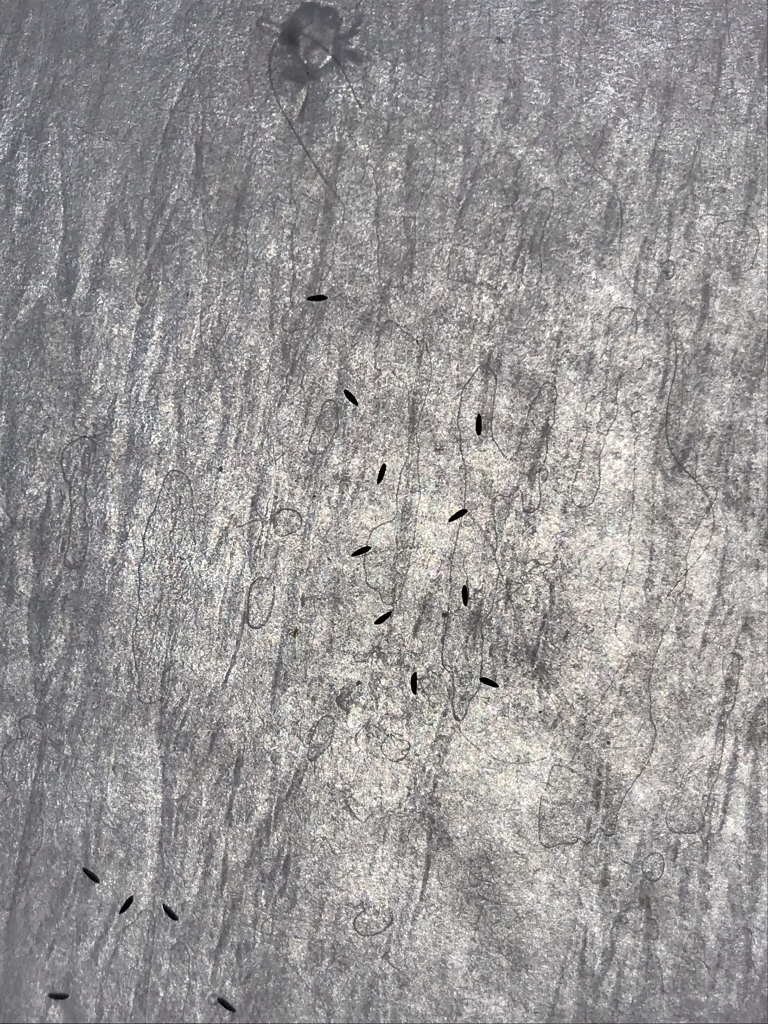
#> input picture Sample Images/SampleImage (1).JPEG, 1536 x 2048 px (shown at 1/2 size)
$ python EggDetection.py
#> lines starting #> are read from the running program, lines starting #| are printed output that depends on the picture; after the words box and inside, x2 and y2 are one past the last pixel; in counts of white or black regions, pixels touching at a corner belong together
### ImgProcessing.py
import cv2
import numpy as np
from pyefd import elliptic_fourier_descriptors

class ImgProcessing:
    def __init__(self):
        self.min_H, self.max_H = 0, 179
        self.min_S, self.max_S = 0, 255
        self.min_V, self.max_V = 0, 50
        self.kernel = np.ones((3,3), np.uint8)

    def scale_img(self, img, scale):
        scale_percent = scale # percent of original size
        width = int(img.shape[1] * scale_percent / 100)
        height = int(img.shape[0] * scale_percent / 100)
        dim = (width, height)
        resized = cv2.resize(img, dim, interpolation=cv2.INTER_CUBIC)
        return resized

    def preprocess_img(self, img):
        scaled = self.scale_img(img, 500)
        hsv_img = cv2.cvtColor(scaled, cv2.COLOR_BGR2HSV)
        mask = cv2.inRange(hsv_img, (self.min_H, self.min_S, self.min_V), (self.max_H, self.max_S, self.max_V))
        opening = cv2.morphologyEx(mask, cv2.MORPH_OPEN, self.kernel)
        return opening

    def canny_edge(self, opening):
        v = np.median(opening)
        sigma = 0.33
        lower = int(max(0, (1.0 - sigma) * v))
        upper = int(min(255, (1.0 + sigma) * v))
        edge = cv2.Canny(opening, lower, upper)
        return edge

    def get_contour(self, canny_edge):
        cnts, h = cv2.findContours(canny_edge, cv2.RETR_LIST, cv2.CHAIN_APPROX_SIMPLE)
        return max(cnts, key=cv2.contourArea)

    def merge_contour(self, c1, c2):
        return np.concatenate((np.array(c1).reshape(-1,1,2), np.array(c2).reshape(-1,1,2)))

    def extract_efd(self, img):
        cont = img.reshape(-1,2)
        coeffs = elliptic_fourier_descriptors(cont, order=10, normalize='False')
        return coeffs.flatten()

### EggDetection.py
import cv2
import numpy as np
import joblib
import matplotlib.pyplot as plt
import tkinter as tk
from tkinter.filedialog import askopenfilename
from ImgProcessing import *
import os

IP = ImgProcessing()

# Importing image file
root = tk.Tk()
root.update()
filename = askopenfilename(filetypes=[("images","*.jpg *.jpeg")])
#> the answer given: Sample Images/SampleImage (1).JPEG
object_img = cv2.imread(filename)
#> object_img is the input picture: shape (2048, 1536, 3); mean B, G, R 149.9, 149.7, 151.8
root.destroy()
print('[INFO]: Image Loaded.')

model_filename = r'[path to model directory]\eggdet_svc-gs.pkl'
model = joblib.load(model_filename)
#> (reads eggdet_svc-gs.pkl from the repository)
print('[INFO]: Model Loaded.')

H, W = object_img.shape[0], object_img.shape[1]
#> H = 2048; W = 1536
kernel = np.ones((3,3),np.uint8)

# HSV value range for mosquito eggs' color, which are mostly black
min_H, max_H = 0, 179
min_S, max_S = 0, 255
min_V, max_V = 0, 50

# Transforming to HSV colorspace
hsv_img = cv2.cvtColor(object_img, cv2.COLOR_BGR2HSV)
#> hsv_img: shape (2048, 1536, 3); mean H, S, V 76.3, 8.8, 153.1
# Masking, resulting binary image
mask = cv2.inRange(hsv_img, (min_H, min_S, min_V),
                  (max_H, max_S, max_V))
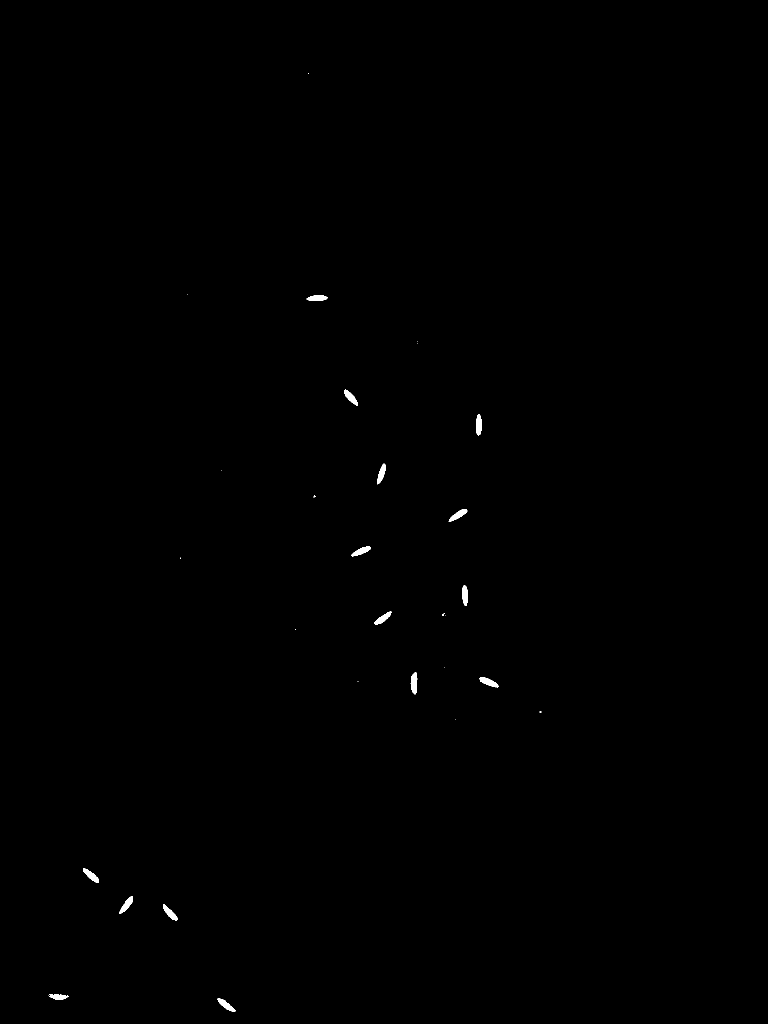
#> mask: shape (2048, 1536) (shown at 1/2 size); 0.18% white; 29 white regions (14 under 20 px), largest, box (x1, y1, x2, y2) and area: (821, 1344, 835, 1389) 428, (959, 1355, 998, 1375) 398, (239, 1792, 266, 1828) 394
# Opening morphology operation, removing small segmented objects and smoothing
opening = cv2.morphologyEx(mask, cv2.MORPH_OPEN, kernel)
#> opening: shape (2048, 1536); 0.18% white; 15 white regions
print('[INFO]: Image Processed.')

img_to_show = cv2.cvtColor(object_img.copy(), cv2.COLOR_BGR2RGB)
gamma = 5
boxes = list()
props = list()
font_size = (H/W)
#> font_size = 1.33

try:
    contours, _ = cv2.findContours(opening, cv2.RETR_TREE, cv2.CHAIN_APPROX_NONE)
#> contours = 15 contours; largest, box (x1, y1, x2, y2) and area: (822, 1345, 834, 1388) 373, (239, 1792, 266, 1828) 353, (166, 1736, 198, 1766) 350, (959, 1355, 997, 1374) 350, (326, 1808, 356, 1841) 344
    obj = 0
    for i, c in enumerate(contours):
        (x, y, w, h) = cv2.boundingRect(c)

        # Filtering objects that are too small
        if float(h)/H  >= 0.005 and float(w)/W >= 0.005:
            cv2.rectangle(img_to_show, (x-gamma, y-gamma), (x+w+gamma, y+h+gamma), (0,255,0), 2)
            if x-gamma < 0 or y-gamma < 0:
                roi = object_img[0:y+h+gamma, 0:x+w+gamma]
            else:
                roi = object_img[y-gamma:y+h+gamma, x-gamma:x+w+gamma]

            img_processed = IP.preprocess_img(roi)
            edge = IP.canny_edge(img_processed)
            cnt = IP.get_contour(edge)
#> (the run stopped early here; a loop or call above may not have finished)
